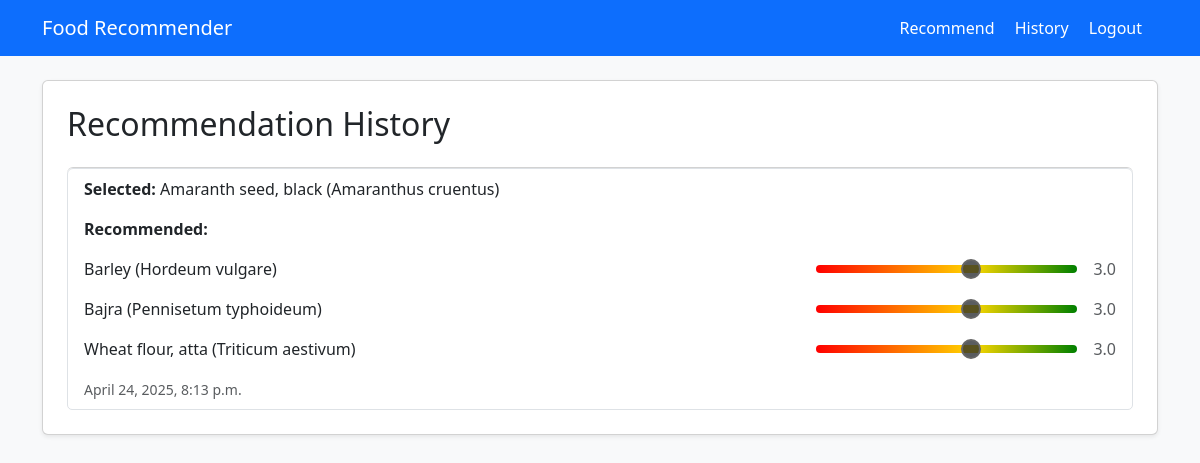
The page /history/ (signed in) on the database its author committed.
### food_app/models.py (models this page shows, shortened)
class RecommendationHistory(models.Model):
    user = models.ForeignKey(User, on_delete=models.CASCADE)
    selected_food = models.ForeignKey(FoodItem, on_delete=models.CASCADE)
    recommended_food_1 = models.ForeignKey(FoodItem, on_delete=models.SET_NULL, null=True, related_name='recommended1')
    recommended_food_2 = models.ForeignKey(FoodItem, on_delete=models.SET_NULL, null=True, related_name='recommended2')
    recommended_food_3 = models.ForeignKey(FoodItem, on_delete=models.SET_NULL, null=True, related_name='recommended3')
    created_at = models.DateTimeField(auto_now_add=True)
    rating_1 = models.FloatField(null=True, blank=True)     #Ratings
    rating_2 = models.FloatField(null=True, blank=True)
    rating_3 = models.FloatField(null=True, blank=True)
    created_at = models.DateTimeField(auto_now_add=True)

class FoodItem(models.Model):
    code = models.CharField(max_length=10, unique=True)
    food_name = models.CharField(max_length=255)
    food_group = models.CharField(max_length=100)
    doh25 = models.FloatField(null=True, blank=True)
    crypxb = models.FloatField(null=True, blank=True)
    ala = models.FloatField(null=True, blank=True)
    al = models.FloatField(null=True, blank=True)
    apigen = models.FloatField(null=True, blank=True)
    apigen7onshps = models.FloatField(null=True, blank=True)
    f20d0 = models.FloatField(null=True, blank=True)
    arg = models.FloatField(null=True, blank=True)
    as_1 = models.FloatField(null=True, blank=True)
    f22d0 = models.FloatField(null=True, blank=True)
    cd = models.FloatField(null=True, blank=True)
    carbs = models.FloatField(null=True, blank=True)
    cholc = models.FloatField(null=True, blank=True)
    co = models.FloatField(null=True, blank=True)
    f22d5n3 = models.FloatField(null=True, blank=True)
    f20d1_n9f = models.FloatField(null=True, blank=True)
    f20d3n6 = models.FloatField(null=True, blank=True)
    enerc = models.FloatField(null=True, blank=True)
    fumac = models.FloatField(null=True, blank=True)
    gallac = models.FloatField(null=True, blank=True)
    glus = models.FloatField(null=True, blank=True)
    glu = models.FloatField(null=True, blank=True)
    gly = models.FloatField(null=True, blank=True)
    his = models.FloatField(null=True, blank=True)
    fe = models.FloatField(null=True, blank=True)
    ile = models.FloatField(null=True, blank=True)
    f12d0 = models.FloatField(null=True, blank=True)
    pb = models.FloatField(null=True, blank=True)
    tf18d2cn6 = models.FloatField(null=True, blank=True)
    f18d2cn6 = models.FloatField(null=True, blank=True)
    li = models.FloatField(null=True, blank=True)
    malac = models.FloatField(null=True, blank=True)
    mn = models.FloatField(null=True, blank=True)
    vitk2 = models.FloatField(null=True, blank=True)
    hg = models.FloatField(null=True, blank=True)
    met = models.FloatField(null=True, blank=True)
    water = models.FloatField(null=True, blank=True)
    mo = models.FloatField(null=True, blank=True)
    f14d0 = models.FloatField(null=True, blank=True)
    f24d1_c = models.FloatField(null=True, blank=True)
    ni = models.FloatField(null=True, blank=True)
    rafs = models.FloatField(null=True, blank=True)
    oxals = models.FloatField(null=True, blank=True)
    tf16d0 = models.FloatField(null=True, blank=True)
    f16d0 = models.FloatField(null=True, blank=True)
    tf16d1c = models.FloatField(null=True, blank=True)
    pantac = models.FloatField(null=True, blank=True)
    f15d0 = models.FloatField(null=True, blank=True)
    phe = models.FloatField(null=True, blank=True)
    p = models.FloatField(null=True, blank=True)
    camt = models.FloatField(null=True, blank=True)
    proteins = models.FloatField(null=True, blank=True)
    pcathac = models.FloatField(null=True, blank=True)
    querce3ortns = models.FloatField(null=True, blank=True)
    retol = models.FloatField(null=True, blank=True)
    ribf = models.FloatField(null=True, blank=True)
    sucs = models.FloatField(null=True, blank=True)
    thia = models.FloatField(null=True, blank=True)
    thr = models.FloatField(null=True, blank=True)
    tocpha = models.FloatField(null=True, blank=True)
    tocphb = models.FloatField(null=True, blank=True)
    toctrb = models.FloatField(null=True, blank=True)
    cho = models.FloatField(null=True, blank=True)
    cartoid = models.FloatField(null=True, blank=True)
    folsum = models.FloatField(null=True, blank=True)
    fapu = models.FloatField(null=True, blank=True)
    fasat = models.FloatField(null=True, blank=True)
    starch = models.FloatField(null=True, blank=True)
    trp = models.FloatField(null=True, blank=True)
    zn = models.FloatField(null=True, blank=True)
    estimated_price = models.FloatField(null=True, blank=True)

### food_app/views.py (the view)
# urls.py: path('history/', views.history_view, name='history'),
@login_required
def history_view(request):
    history = RecommendationHistory.objects.filter(user=request.user).order_by('-created_at')
    return render(request, 'history.html', {'history': history})

### food_app/templates/history.html (shortened to what this page needs)
{% extends 'base.html' %}
{% block content %}
<div class="card shadow-sm p-4">
    <h2 class="mb-4">Recommendation History</h2>
    {% if history %}
        <ul class="list-group">
            {% for item in history %}
                <li class="list-group-item">
                    <p><strong>Selected:</strong> {{ item.selected_food.food_name }}</p>
                    <p><strong>Recommended:</strong></p>
                    <ul class="list-unstyled">
                        <li class="mb-3">
                            <div class="d-flex justify-content-between align-items-center">
                                <span>{{ item.recommended_food_1.food_name }}</span>
                                <div class="d-flex align-items-center gap-3" style="width: 300px;">
                                    <input type="range" value="{{ item.rating_1 }}" min="0" max="5" step="0.5"
                                           class="form-range rating-slider" disabled>
                                    <span class="text-muted">{{ item.rating_1 }}</span>
                                </div>
                            </div>
                        </li>
                        <li class="mb-3">
                            <div class="d-flex justify-content-between align-items-center">
                                <span>{{ item.recommended_food_2.food_name }}</span>
                                <div class="d-flex align-items-center gap-3" style="width: 300px;">
                                    <input type="range" value="{{ item.rating_2 }}" min="0" max="5" step="0.5"
                                           class="form-range rating-slider" disabled>
                                    <span class="text-muted">{{ item.rating_2 }}</span>
                                </div>
                            </div>
                        </li>
                        <li class="mb-3">
                            <div class="d-flex justify-content-between align-items-center">
                                <span>{{ item.recommended_food_3.food_name }}</span>
                                <div class="d-flex align-items-center gap-3" style="width: 300px;">
                                    <input type="range" value="{{ item.rating_3 }}" min="0" max="5" step="0.5"
                                           class="form-range rating-slider" disabled>
                                    <span class="text-muted">{{ item.rating_3 }}</span>
                                </div>
                            </div>
                        </li>
                    </ul>
                    <small class="text-muted">{{ item.created_at }}</small>
                </li>
            {% endfor %}
        </ul>
    {% else %}
        <p>No recommendations yet.</p>
    {% endif %}
</div>
{% endblock %}

### food_app/templates/history.html (style rules this page uses)
.rating-slider { --track-height: 8px; --thumb-size: 20px; background: transparent; }
.rating-slider:disabled { opacity: 1; }

### rows shown on the page
RecommendationHistory: selected_food.food_name "Amaranth seed, black (Amaranthus cruentus)", recommended_food_1.food_name "Barley (Hordeum vulgare)", rating_1 "3", rating_1 "3.0", recommended_food_2.food_name "Bajra (Pennisetum typhoideum)", rating_2 "3", rating_2 "3.0", recommended_food_3.food_name "Wheat flour, atta (Triticum aestivum)", rating_3 "3", rating_3 "3.0", created_at "April 24, 2025, 8:13 p.m."
